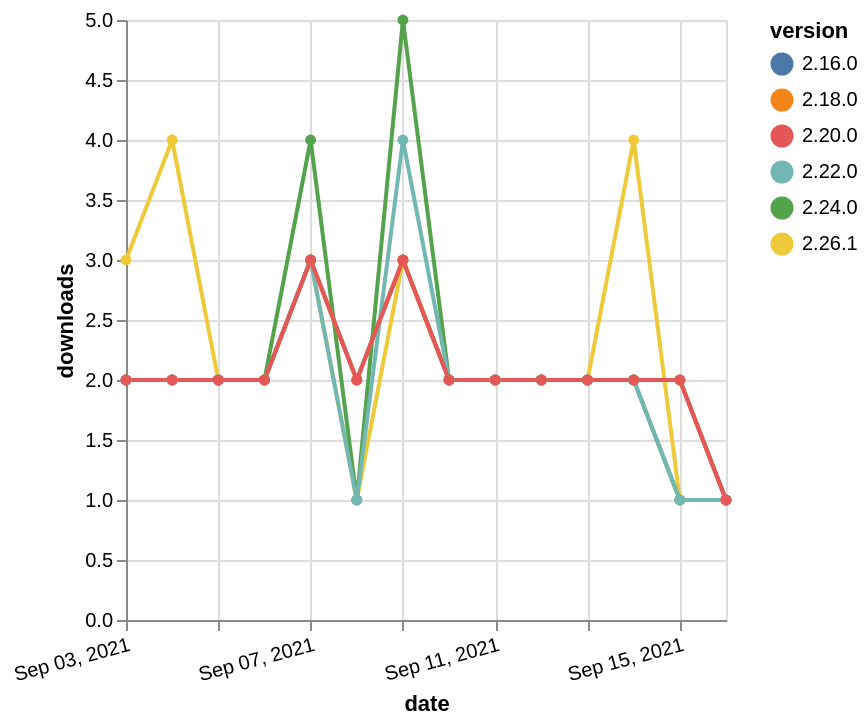

The specification (Vega-Lite) saved for this image:
### Vega-Lite specification from a JSON file in a GitHub repository (floating-point values rounded to 4 significant figures)
{"$schema": "https://vega.github.io/schema/vega-lite/v5.json", "description": "A simple bar chart with embedded data.", "data": {"values": [{"date": "2021-09-03", "total": 230, "delta": 3, "version": "2.26.1"}, {"date": "2021-09-04", "total": 234, "delta": 4, "version": "2.26.1"}, {"date": "2021-09-05", "total": 236, "delta": 2, "version": "2.26.1"}, {"date": "2021-09-06", "total": 238, "delta": 2, "version": "2.26.1"}, {"date": "2021-09-07", "total": 241, "delta": 3, "version": "2.26.1"}, {"date": "2021-09-08", "total": 242, "delta": 1, "version": "2.26.1"}, {"date": "2021-09-09", "total": 245, "delta": 3, "version": "2.26.1"}, {"date": "2021-09-10", "total": 247, "delta": 2, "version": "2.26.1"}, {"date": "2021-09-11", "total": 249, "delta": 2, "version": "2.26.1"}, {"date": "2021-09-12", "total": 251, "delta": 2, "version": "2.26.1"}, {"date": "2021-09-13", "total": 253, "delta": 2, "version": "2.26.1"}, {"date": "2021-09-14", "total": 257, "delta": 4, "version": "2.26.1"}, {"date": "2021-09-15", "total": 258, "delta": 1, "version": "2.26.1"}, {"date": "2021-09-16", "total": 259, "delta": 1, "version": "2.26.1"}, {"date": "2021-09-03", "total": 2015, "delta": 2, "version": "2.16.0"}, {"date": "2021-09-04", "total": 2017, "delta": 2, "version": "2.16.0"}, {"date": "2021-09-05", "total": 2019, "delta": 2, "version": "2.16.0"}, {"date": "2021-09-06", "total": 2021, "delta": 2, "version": "2.16.0"}, {"date": "2021-09-07", "total": 2024, "delta": 3, "version": "2.16.0"}, {"date": "2021-09-08", "total": 2026, "delta": 2, "version": "2.16.0"}, {"date": "2021-09-09", "total": 2029, "delta": 3, "version": "2.16.0"}, {"date": "2021-09-10", "total": 2031, "delta": 2, "version": "2.16.0"}, {"date": "2021-09-11", "total": 2033, "delta": 2, "version": "2.16.0"}, {"date": "2021-09-12", "total": 2035, "delta": 2, "version": "2.16.0"}, {"date": "2021-09-13", "total": 2037, "delta": 2, "version": "2.16.0"}, {"date": "2021-09-14", "total": 2039, "delta": 2, "version": "2.16.0"}, {"date": "2021-09-15", "total": 2041, "delta": 2, "version": "2.16.0"}, {"date": "2021-09-16", "total": 2042, "delta": 1, "version": "2.16.0"}, {"date": "2021-09-03", "total": 703, "delta": 2, "version": "2.24.0"}, {"date": "2021-09-04", "total": 705, "delta": 2, "version": "2.24.0"}, {"date": "2021-09-05", "total": 707, "delta": 2, "version": "2.24.0"}, {"date": "2021-09-06", "total": 709, "delta": 2, "version": "2.24.0"}, {"date": "2021-09-07", "total": 713, "delta": 4, "version": "2.24.0"}, {"date": "2021-09-08", "total": 714, "delta": 1, "version": "2.24.0"}, {"date": "2021-09-09", "total": 719, "delta": 5, "version": "2.24.0"}, {"date": "2021-09-10", "total": 721, "delta": 2, "version": "2.24.0"}, {"date": "2021-09-11", "total": 723, "delta": 2, "version": "2.24.0"}, {"date": "2021-09-12", "total": 725, "delta": 2, "version": "2.24.0"}, {"date": "2021-09-13", "total": 727, "delta": 2, "version": "2.24.0"}, {"date": "2021-09-14", "total": 729, "delta": 2, "version": "2.24.0"}, {"date": "2021-09-15", "total": 730, "delta": 1, "version": "2.24.0"}, {"date": "2021-09-16", "total": 731, "delta": 1, "version": "2.24.0"}, {"date": "2021-09-03", "total": 1628, "delta": 2, "version": "2.18.0"}, {"date": "2021-09-04", "total": 1630, "delta": 2, "version": "2.18.0"}, {"date": "2021-09-05", "total": 1632, "delta": 2, "version": "2.18.0"}, {"date": "2021-09-06", "total": 1634, "delta": 2, "version": "2.18.0"}, {"date": "2021-09-07", "total": 1637, "delta": 3, "version": "2.18.0"}, {"date": "2021-09-08", "total": 1639, "delta": 2, "version": "2.18.0"}, {"date": "2021-09-09", "total": 1642, "delta": 3, "version": "2.18.0"}, {"date": "2021-09-10", "total": 1644, "delta": 2, "version": "2.18.0"}, {"date": "2021-09-11", "total": 1646, "delta": 2, "version": "2.18.0"}, {"date": "2021-09-12", "total": 1648, "delta": 2, "version": "2.18.0"}, {"date": "2021-09-13", "total": 1650, "delta": 2, "version": "2.18.0"}, {"date": "2021-09-14", "total": 1652, "delta": 2, "version": "2.18.0"}, {"date": "2021-09-15", "total": 1654, "delta": 2, "version": "2.18.0"}, {"date": "2021-09-16", "total": 1655, "delta": 1, "version": "2.18.0"}, {"date": "2021-09-03", "total": 1005, "delta": 2, "version": "2.22.0"}, {"date": "2021-09-04", "total": 1007, "delta": 2, "version": "2.22.0"}, {"date": "2021-09-05", "total": 1009, "delta": 2, "version": "2.22.0"}, {"date": "2021-09-06", "total": 1011, "delta": 2, "version": "2.22.0"}, {"date": "2021-09-07", "total": 1014, "delta": 3, "version": "2.22.0"}, {"date": "2021-09-08", "total": 1015, "delta": 1, "version": "2.22.0"}, {"date": "2021-09-09", "total": 1019, "delta": 4, "version": "2.22.0"}, {"date": "2021-09-10", "total": 1021, "delta": 2, "version": "2.22.0"}, {"date": "2021-09-11", "total": 1023, "delta": 2, "version": "2.22.0"}, {"date": "2021-09-12", "total": 1025, "delta": 2, "version": "2.22.0"}, {"date": "2021-09-13", "total": 1027, "delta": 2, "version": "2.22.0"}, {"date": "2021-09-14", "total": 1029, "delta": 2, "version": "2.22.0"}, {"date": "2021-09-15", "total": 1030, "delta": 1, "version": "2.22.0"}, {"date": "2021-09-16", "total": 1031, "delta": 1, "version": "2.22.0"}, {"date": "2021-09-03", "total": 1450, "delta": 2, "version": "2.20.0"}, {"date": "2021-09-04", "total": 1452, "delta": 2, "version": "2.20.0"}, {"date": "2021-09-05", "total": 1454, "delta": 2, "version": "2.20.0"}, {"date": "2021-09-06", "total": 1456, "delta": 2, "version": "2.20.0"}, {"date": "2021-09-07", "total": 1459, "delta": 3, "version": "2.20.0"}, {"date": "2021-09-08", "total": 1461, "delta": 2, "version": "2.20.0"}, {"date": "2021-09-09", "total": 1464, "delta": 3, "version": "2.20.0"}, {"date": "2021-09-10", "total": 1466, "delta": 2, "version": "2.20.0"}, {"date": "2021-09-11", "total": 1468, "delta": 2, "version": "2.20.0"}, {"date": "2021-09-12", "total": 1470, "delta": 2, "version": "2.20.0"}, {"date": "2021-09-13", "total": 1472, "delta": 2, "version": "2.20.0"}, {"date": "2021-09-14", "total": 1474, "delta": 2, "version": "2.20.0"}, {"date": "2021-09-15", "total": 1476, "delta": 2, "version": "2.20.0"}, {"date": "2021-09-16", "total": 1477, "delta": 1, "version": "2.20.0"}]}, "width": "container", "mark": {"type": "line", "point": {"filled": true}}, "encoding": {"x": {"field": "date", "type": "temporal", "timeUnit": "yearmonthdate", "title": "date", "axis": {"labelAngle": -15}}, "y": {"field": "delta", "type": "quantitative", "title": "downloads"}, "color": {"field": "version", "type": "nominal"}, "tooltip": {"field": "delta"}}}
